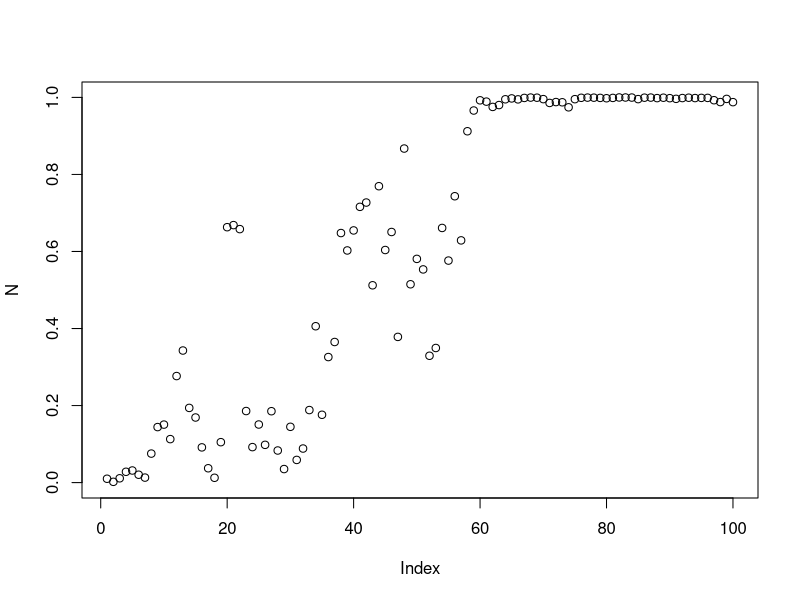

The R source for this figure:
n0<-.01
r<-.3

K<-.999
ts<-100
N<-rep(n0,ts)

ts<-100

for(i in 2:ts){
  ent<-N[i-1]*(1+r*(1-N[i-1]/K))
  N[i]<-plogis(rnorm(1,qlogis(ent)),.02)
}

plot(N,ylim=c(0,1))



#hist(plogis(rnorm(10000,.5,.2)),xlim=c(0,1),breaks=seq(0,1,by=.02))
#hist(plogis(rnorm(10000,.5,.4)),xlim=c(0,1),breaks=seq(0,1,by=.02),col="black",add=T)


log.p<-function(r,K,N0,obs){
  ts<-length(obs)
  Nout<-rep(N0,ts)
  
  Nout[1]<-N0*(1+r*(1-N0/K))
  for(i in 2:ts){
    if(!is.na(obs[i-1])){
      Nout[i]<-obs[i-1]*(1+r*(1-obs[i-1]/K))
    }
    if(is.na(obs[i-1])){
      Nout[i]<-Nout[i-1]*(1+r*(1-Nout[i-1]/K))
    }
    
    
  }
  return(Nout)
}

nll<-function(lr,lK,lN0,obs,lsd){
  r<-exp(lr)
  K<-exp(lK)
  N0<-exp(lN0)
  s<-exp(lsd)
  
  predN<-log.p(r=r,K=K,N0=N0,obs=obs)
  predN[predN==0]<-.01
  predN[predN==1]<-.99
  print(obs)
  print(predN)
  lastobs<-0
  liks<-0
  #for(j in 1:nrow(obs)){
    for(i in 1:length(obs)){
      if(!is.na(obs[i])){
        tbtwn<-i-lastobs
        print(tbtwn)
        liks<-c(liks,dnorm(x=qlogis(obs[i]),mean=qlogis(predN[i]),sd=sqrt(tbtwn*s^2)))  
        lastobs<-i
        print(liks)
      }
    }
    
 # }

  nll<--1*sum(log(liks[-1]))  
  return(nll)
}

N2<-N
N2[sample(seq(1,100),75,replace=F)]<-NA

nll(lr=log(.4),lK=log(.999),lN0=log(.01),obs=N2,lsd=log(.2))




